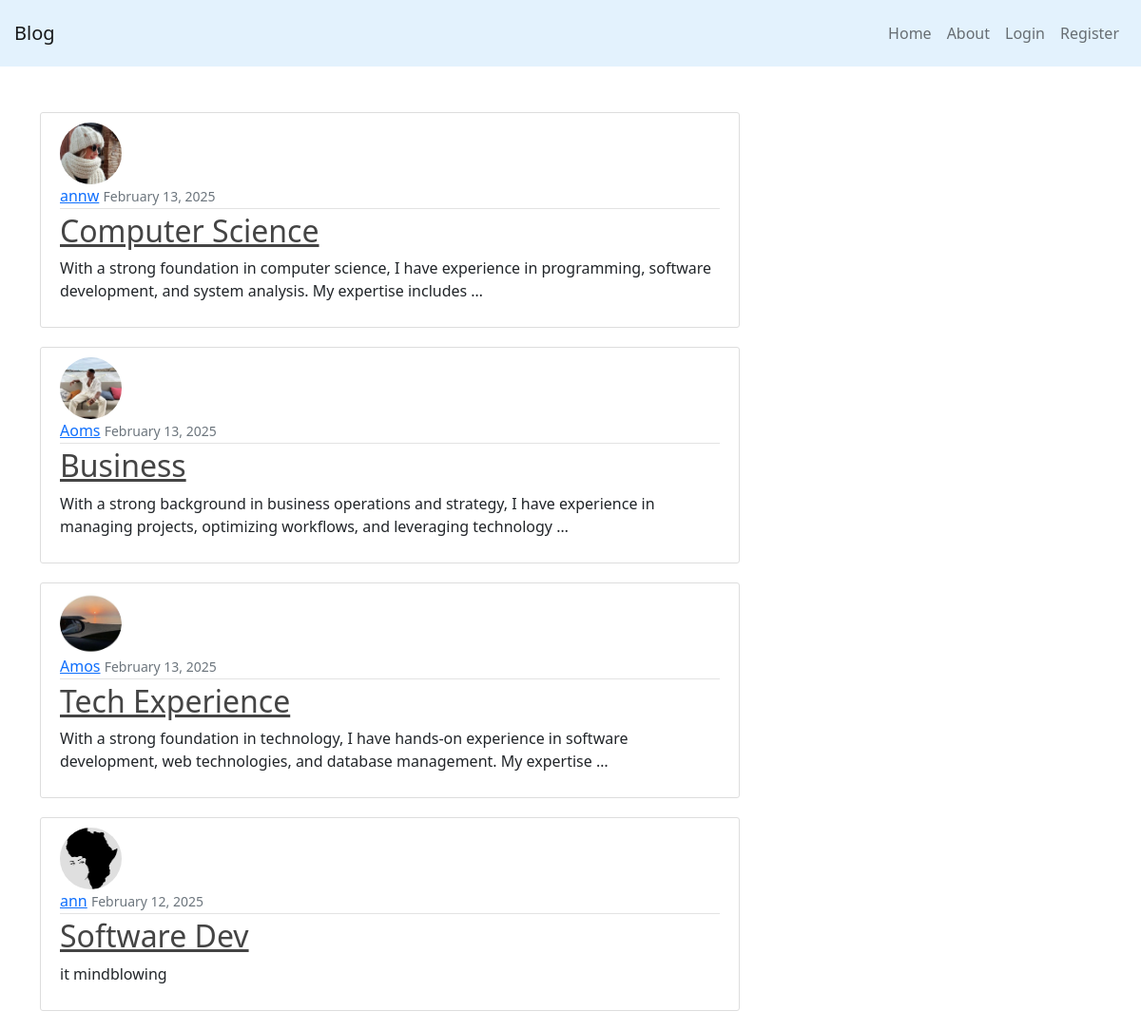
Before: / with the older database file.
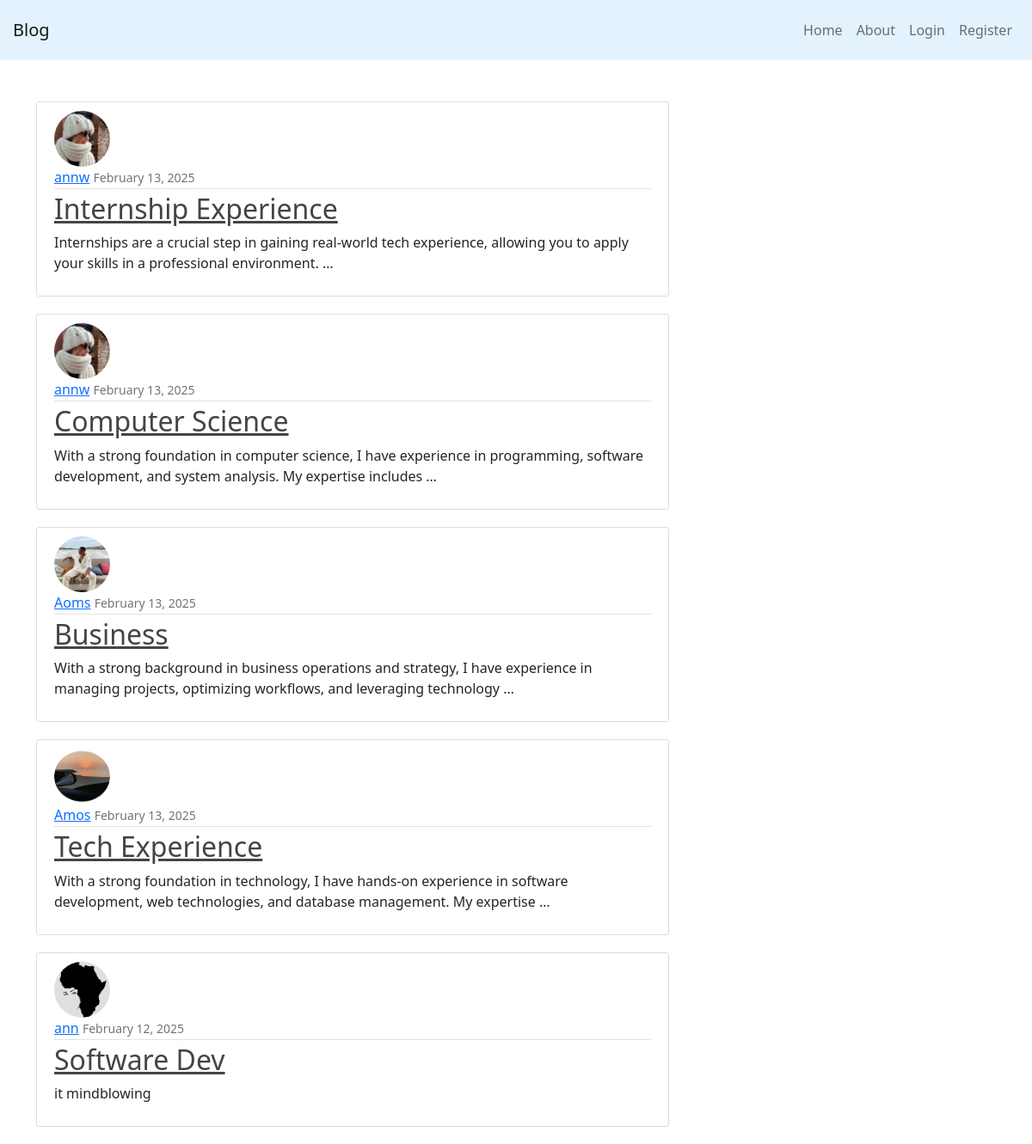
After: the same page with the newer database file.
### blog_app/models.py (models this page shows, shortened)
class Post(models.Model):
    title = models.CharField(max_length=255)
    content = models.TextField()
    excerpt = models.TextField()
    date_created = models.DateTimeField(default=timezone.now)
    author = models.ForeignKey(User, on_delete=models.CASCADE)

### users/models.py (models this page shows, shortened)
class UserProfile(models.Model):
    user = models.OneToOneField(User, on_delete=models.CASCADE, related_name="profile")
    profile_pic = models.ImageField(upload_to="profile_pics", default="profile_pics/default.jpeg")

### blog_app/views.py (the view)
# urls.py: path("", PostListView.as_view(), name='blog-home'),
class PostListView(ListView):
    model = Post
    template_name = "blog_app/home.html"
    context_object_name = "posts"
    ordering = ["-date_created"]

### blog_app/templates/blog_app/home.html
{% extends "blog_app/base.html" %}
{% block content %}
{% for post in posts %}
<article class="media content-section">
    <img class="rounded-circle article-img" src="{{ post.author.profile.profile_pic.url }}">
    <div class="media-body">
      <div class="article-metadata">
        <a class="mr-2" href="{% url 'user-post' post.author.id %}">{{ post.author.username }}</a>
        <small class="text-muted">{{ post.date_created|date:"F d, Y" }}</small>
      </div>
      <h2><a class="article-title" href="{% url 'post-detail' post.id %}">{{ post.title }}</a></h2>
      <p>{{ post.content|striptags|truncatewords:20 }}</p>
    </div>
</article>
{% empty %}
  <p>No posts found.</p>
{% endfor %}
{% endblock %}

Changed rows visible on the page:
added Post: author.profile.profile_pic (picture), author.username "annw", date_created "February 13, 2025", title "Internship Experience", content "Internships are a crucial step in gaining real-world tech experience, allowing you to apply your skills in a professional environment. …"
